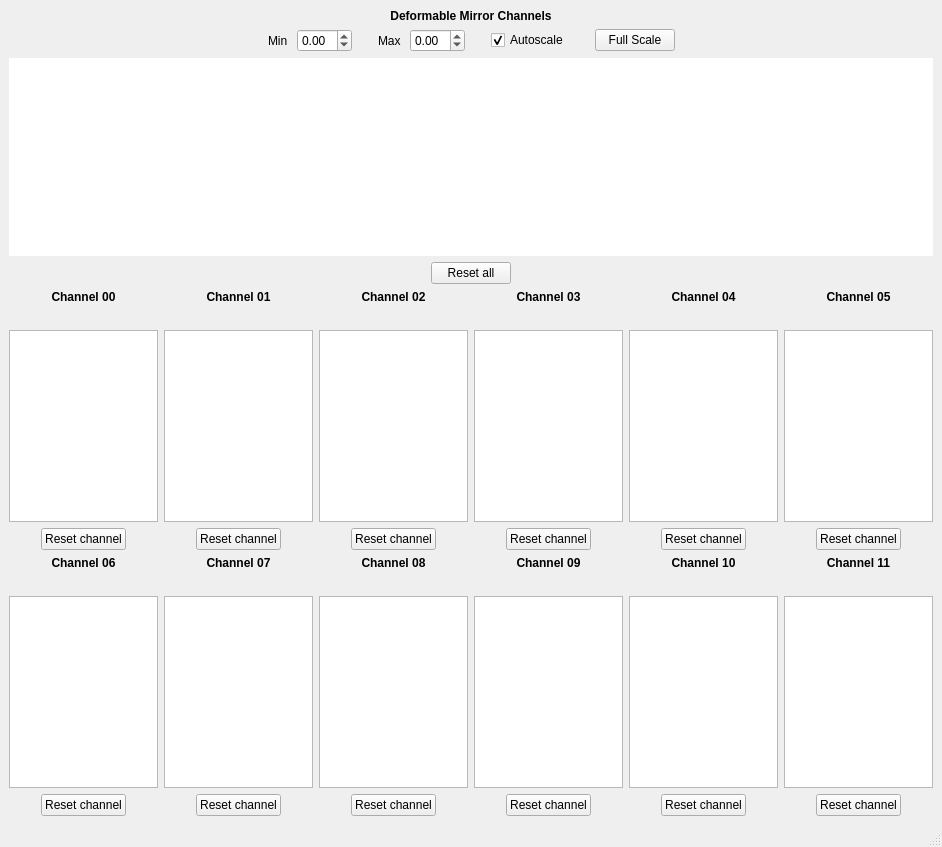
<?xml version="1.0" encoding="UTF-8"?>
<ui version="4.0">
 <class>MainWindow</class>
 <widget class="QMainWindow" name="MainWindow">
  <property name="geometry">
   <rect>
    <x>0</x>
    <y>0</y>
    <width>942</width>
    <height>847</height>
   </rect>
  </property>
  <property name="windowTitle">
   <string>Deformable Mirror Channels - KalAO</string>
  </property>
  <widget class="QWidget" name="centralwidget">
   <layout class="QVBoxLayout" name="verticalLayout">
    <item>
     <widget class="QLabel" name="title_label">
      <property name="font">
       <font>
        <weight>75</weight>
        <bold>true</bold>
       </font>
      </property>
      <property name="text">
       <string>Deformable Mirror Channels</string>
      </property>
      <property name="alignment">
       <set>Qt::AlignCenter</set>
      </property>
     </widget>
    </item>
    <item>
     <layout class="QHBoxLayout" name="horizontalLayout">
      <item>
       <spacer name="horizontalSpacer">
        <property name="orientation">
         <enum>Qt::Horizontal</enum>
        </property>
        <property name="sizeHint" stdset="0">
         <size>
          <width>40</width>
          <height>20</height>
         </size>
        </property>
       </spacer>
      </item>
      <item>
       <widget class="QLabel" name="min_label">
        <property name="text">
         <string>Min </string>
        </property>
       </widget>
      </item>
      <item>
       <widget class="KalAOScaledDoubleSpinbox" name="min_spinbox">
        <property name="sizePolicy">
         <sizepolicy hsizetype="Minimum" vsizetype="Fixed">
          <horstretch>0</horstretch>
          <verstretch>0</verstretch>
         </sizepolicy>
        </property>
        <property name="keyboardTracking">
         <bool>false</bool>
        </property>
        <property name="decimals">
         <number>2</number>
        </property>
        <property name="minimum">
         <double>-9.000000000000000</double>
        </property>
        <property name="maximum">
         <double>9.000000000000000</double>
        </property>
        <property name="singleStep">
         <double>0.100000000000000</double>
        </property>
       </widget>
      </item>
      <item>
       <spacer name="horizontalSpacer_2">
        <property name="orientation">
         <enum>Qt::Horizontal</enum>
        </property>
        <property name="sizeType">
         <enum>QSizePolicy::Maximum</enum>
        </property>
        <property name="sizeHint" stdset="0">
         <size>
          <width>20</width>
          <height>20</height>
         </size>
        </property>
       </spacer>
      </item>
      <item>
       <widget class="QLabel" name="max_label">
        <property name="text">
         <string>Max </string>
        </property>
       </widget>
      </item>
      <item>
       <widget class="KalAOScaledDoubleSpinbox" name="max_spinbox">
        <property name="keyboardTracking">
         <bool>false</bool>
        </property>
        <property name="decimals">
         <number>2</number>
        </property>
        <property name="minimum">
         <double>-9.000000000000000</double>
        </property>
        <property name="maximum">
         <double>9.000000000000000</double>
        </property>
        <property name="singleStep">
         <double>0.100000000000000</double>
        </property>
       </widget>
      </item>
      <item>
       <spacer name="horizontalSpacer_3">
        <property name="orientation">
         <enum>Qt::Horizontal</enum>
        </property>
        <property name="sizeType">
         <enum>QSizePolicy::Maximum</enum>
        </property>
        <property name="sizeHint" stdset="0">
         <size>
          <width>20</width>
          <height>20</height>
         </size>
        </property>
       </spacer>
      </item>
      <item>
       <widget class="QCheckBox" name="autoscale_checkbox">
        <property name="text">
         <string>Autoscale</string>
        </property>
        <property name="checked">
         <bool>true</bool>
        </property>
       </widget>
      </item>
      <item>
       <spacer name="horizontalSpacer_4">
        <property name="orientation">
         <enum>Qt::Horizontal</enum>
        </property>
        <property name="sizeType">
         <enum>QSizePolicy::Maximum</enum>
        </property>
        <property name="sizeHint" stdset="0">
         <size>
          <width>20</width>
          <height>20</height>
         </size>
        </property>
       </spacer>
      </item>
      <item>
       <widget class="QPushButton" name="fullscale_button">
        <property name="text">
         <string>Full Scale</string>
        </property>
       </widget>
      </item>
      <item>
       <spacer name="horizontalSpacer_5">
        <property name="orientation">
         <enum>Qt::Horizontal</enum>
        </property>
        <property name="sizeHint" stdset="0">
         <size>
          <width>40</width>
          <height>20</height>
         </size>
        </property>
       </spacer>
      </item>
     </layout>
    </item>
    <item>
     <widget class="KalAOGraphicsView" name="dm_view">
      <property name="enabled">
       <bool>true</bool>
      </property>
      <property name="frameShape">
       <enum>QFrame::NoFrame</enum>
      </property>
      <property name="verticalScrollBarPolicy">
       <enum>Qt::ScrollBarAlwaysOff</enum>
      </property>
      <property name="horizontalScrollBarPolicy">
       <enum>Qt::ScrollBarAlwaysOff</enum>
      </property>
      <property name="sizeAdjustPolicy">
       <enum>QAbstractScrollArea::AdjustToContents</enum>
      </property>
     </widget>
    </item>
    <item>
     <layout class="QVBoxLayout" name="verticalLayout_16">
      <item alignment="Qt::AlignHCenter">
       <widget class="QPushButton" name="reset_all_button">
        <property name="sizePolicy">
         <sizepolicy hsizetype="Fixed" vsizetype="Fixed">
          <horstretch>0</horstretch>
          <verstretch>0</verstretch>
         </sizepolicy>
        </property>
        <property name="text">
         <string>Reset all</string>
        </property>
       </widget>
      </item>
     </layout>
    </item>
    <item>
     <layout class="QGridLayout" name="gridLayout">
      <item row="2" column="2">
       <widget class="QLabel" name="label_02_info">
        <property name="text">
         <string/>
        </property>
        <property name="alignment">
         <set>Qt::AlignCenter</set>
        </property>
       </widget>
      </item>
      <item row="3" column="3">
       <widget class="KalAOGraphicsView" name="view_03"/>
      </item>
      <item row="7" column="1">
       <widget class="KalAOGraphicsView" name="view_07"/>
      </item>
      <item row="8" column="5" alignment="Qt::AlignHCenter">
       <widget class="QPushButton" name="reset_button_11">
        <property name="sizePolicy">
         <sizepolicy hsizetype="Fixed" vsizetype="Fixed">
          <horstretch>0</horstretch>
          <verstretch>0</verstretch>
         </sizepolicy>
        </property>
        <property name="text">
         <string>Reset channel</string>
        </property>
       </widget>
      </item>
      <item row="4" column="2" alignment="Qt::AlignHCenter">
       <widget class="QPushButton" name="reset_button_02">
        <property name="sizePolicy">
         <sizepolicy hsizetype="Fixed" vsizetype="Fixed">
          <horstretch>0</horstretch>
          <verstretch>0</verstretch>
         </sizepolicy>
        </property>
        <property name="text">
         <string>Reset channel</string>
        </property>
       </widget>
      </item>
      <item row="7" column="0">
       <widget class="KalAOGraphicsView" name="view_08"/>
      </item>
      <item row="5" column="0">
       <widget class="QLabel" name="label_06">
        <property name="font">
         <font>
          <weight>75</weight>
          <bold>true</bold>
         </font>
        </property>
        <property name="text">
         <string>Channel 06</string>
        </property>
        <property name="alignment">
         <set>Qt::AlignCenter</set>
        </property>
       </widget>
      </item>
      <item row="1" column="2">
       <widget class="QLabel" name="label_02">
        <property name="font">
         <font>
          <weight>75</weight>
          <bold>true</bold>
         </font>
        </property>
        <property name="text">
         <string>Channel 02</string>
        </property>
        <property name="alignment">
         <set>Qt::AlignCenter</set>
        </property>
       </widget>
      </item>
      <item row="8" column="3" alignment="Qt::AlignHCenter">
       <widget class="QPushButton" name="reset_button_09">
        <property name="sizePolicy">
         <sizepolicy hsizetype="Fixed" vsizetype="Fixed">
          <horstretch>0</horstretch>
          <verstretch>0</verstretch>
         </sizepolicy>
        </property>
        <property name="text">
         <string>Reset channel</string>
        </property>
       </widget>
      </item>
      <item row="1" column="3">
       <widget class="QLabel" name="label_03">
        <property name="font">
         <font>
          <weight>75</weight>
          <bold>true</bold>
         </font>
        </property>
        <property name="text">
         <string>Channel 03</string>
        </property>
        <property name="alignment">
         <set>Qt::AlignCenter</set>
        </property>
       </widget>
      </item>
      <item row="3" column="2">
       <widget class="KalAOGraphicsView" name="view_02"/>
      </item>
      <item row="4" column="5" alignment="Qt::AlignHCenter">
       <widget class="QPushButton" name="reset_button_05">
        <property name="sizePolicy">
         <sizepolicy hsizetype="Fixed" vsizetype="Fixed">
          <horstretch>0</horstretch>
          <verstretch>0</verstretch>
         </sizepolicy>
        </property>
        <property name="text">
         <string>Reset channel</string>
        </property>
       </widget>
      </item>
      <item row="5" column="2">
       <widget class="QLabel" name="label_08">
        <property name="font">
         <font>
          <weight>75</weight>
          <bold>true</bold>
         </font>
        </property>
        <property name="text">
         <string>Channel 08</string>
        </property>
        <property name="alignment">
         <set>Qt::AlignCenter</set>
        </property>
       </widget>
      </item>
      <item row="2" column="5">
       <widget class="QLabel" name="label_05_info">
        <property name="text">
         <string/>
        </property>
        <property name="alignment">
         <set>Qt::AlignCenter</set>
        </property>
       </widget>
      </item>
      <item row="8" column="4" alignment="Qt::AlignHCenter">
       <widget class="QPushButton" name="reset_button_10">
        <property name="sizePolicy">
         <sizepolicy hsizetype="Fixed" vsizetype="Fixed">
          <horstretch>0</horstretch>
          <verstretch>0</verstretch>
         </sizepolicy>
        </property>
        <property name="text">
         <string>Reset channel</string>
        </property>
       </widget>
      </item>
      <item row="3" column="1">
       <widget class="KalAOGraphicsView" name="view_01"/>
      </item>
      <item row="2" column="4">
       <widget class="QLabel" name="label_04_info">
        <property name="text">
         <string/>
        </property>
        <property name="alignment">
         <set>Qt::AlignCenter</set>
        </property>
       </widget>
      </item>
      <item row="1" column="4">
       <widget class="QLabel" name="label_04">
        <property name="font">
         <font>
          <weight>75</weight>
          <bold>true</bold>
         </font>
        </property>
        <property name="text">
         <string>Channel 04</string>
        </property>
        <property name="alignment">
         <set>Qt::AlignCenter</set>
        </property>
       </widget>
      </item>
      <item row="2" column="3">
       <widget class="QLabel" name="label_03_info">
        <property name="text">
         <string/>
        </property>
        <property name="alignment">
         <set>Qt::AlignCenter</set>
        </property>
       </widget>
      </item>
      <item row="5" column="3">
       <widget class="QLabel" name="label_09">
        <property name="font">
         <font>
          <weight>75</weight>
          <bold>true</bold>
         </font>
        </property>
        <property name="text">
         <string>Channel 09</string>
        </property>
        <property name="alignment">
         <set>Qt::AlignCenter</set>
        </property>
       </widget>
      </item>
      <item row="5" column="4">
       <widget class="QLabel" name="label_10">
        <property name="font">
         <font>
          <weight>75</weight>
          <bold>true</bold>
         </font>
        </property>
        <property name="text">
         <string>Channel 10</string>
        </property>
        <property name="alignment">
         <set>Qt::AlignCenter</set>
        </property>
       </widget>
      </item>
      <item row="4" column="3" alignment="Qt::AlignHCenter">
       <widget class="QPushButton" name="reset_button_03">
        <property name="sizePolicy">
         <sizepolicy hsizetype="Fixed" vsizetype="Fixed">
          <horstretch>0</horstretch>
          <verstretch>0</verstretch>
         </sizepolicy>
        </property>
        <property name="text">
         <string>Reset channel</string>
        </property>
       </widget>
      </item>
      <item row="3" column="0">
       <widget class="KalAOGraphicsView" name="view_00"/>
      </item>
      <item row="2" column="1">
       <widget class="QLabel" name="label_01_info">
        <property name="text">
         <string/>
        </property>
        <property name="alignment">
         <set>Qt::AlignCenter</set>
        </property>
       </widget>
      </item>
      <item row="2" column="0">
       <widget class="QLabel" name="label_00_info">
        <property name="text">
         <string/>
        </property>
        <property name="alignment">
         <set>Qt::AlignCenter</set>
        </property>
       </widget>
      </item>
      <item row="5" column="5">
       <widget class="QLabel" name="label_11">
        <property name="font">
         <font>
          <weight>75</weight>
          <bold>true</bold>
         </font>
        </property>
        <property name="text">
         <string>Channel 11</string>
        </property>
        <property name="alignment">
         <set>Qt::AlignCenter</set>
        </property>
       </widget>
      </item>
      <item row="1" column="1">
       <widget class="QLabel" name="label_01">
        <property name="font">
         <font>
          <weight>75</weight>
          <bold>true</bold>
         </font>
        </property>
        <property name="text">
         <string>Channel 01</string>
        </property>
        <property name="alignment">
         <set>Qt::AlignCenter</set>
        </property>
       </widget>
      </item>
      <item row="1" column="0" alignment="Qt::AlignBottom">
       <widget class="QLabel" name="label_00">
        <property name="font">
         <font>
          <weight>75</weight>
          <bold>true</bold>
         </font>
        </property>
        <property name="text">
         <string>Channel 00</string>
        </property>
        <property name="alignment">
         <set>Qt::AlignCenter</set>
        </property>
       </widget>
      </item>
      <item row="1" column="5">
       <widget class="QLabel" name="label_05">
        <property name="font">
         <font>
          <weight>75</weight>
          <bold>true</bold>
         </font>
        </property>
        <property name="text">
         <string>Channel 05</string>
        </property>
        <property name="alignment">
         <set>Qt::AlignCenter</set>
        </property>
       </widget>
      </item>
      <item row="4" column="4" alignment="Qt::AlignHCenter">
       <widget class="QPushButton" name="reset_button_04">
        <property name="sizePolicy">
         <sizepolicy hsizetype="Fixed" vsizetype="Fixed">
          <horstretch>0</horstretch>
          <verstretch>0</verstretch>
         </sizepolicy>
        </property>
        <property name="text">
         <string>Reset channel</string>
        </property>
       </widget>
      </item>
      <item row="3" column="4">
       <widget class="KalAOGraphicsView" name="view_04"/>
      </item>
      <item row="4" column="0" alignment="Qt::AlignHCenter|Qt::AlignTop">
       <widget class="QPushButton" name="reset_button_00">
        <property name="sizePolicy">
         <sizepolicy hsizetype="Fixed" vsizetype="Fixed">
          <horstretch>0</horstretch>
          <verstretch>0</verstretch>
         </sizepolicy>
        </property>
        <property name="text">
         <string>Reset channel</string>
        </property>
       </widget>
      </item>
      <item row="5" column="1">
       <widget class="QLabel" name="label_07">
        <property name="font">
         <font>
          <weight>75</weight>
          <bold>true</bold>
         </font>
        </property>
        <property name="text">
         <string>Channel 07</string>
        </property>
        <property name="alignment">
         <set>Qt::AlignCenter</set>
        </property>
       </widget>
      </item>
      <item row="7" column="2">
       <widget class="KalAOGraphicsView" name="view_06"/>
      </item>
      <item row="7" column="4">
       <widget class="KalAOGraphicsView" name="view_10"/>
      </item>
      <item row="3" column="5">
       <widget class="KalAOGraphicsView" name="view_05"/>
      </item>
      <item row="8" column="2" alignment="Qt::AlignHCenter">
       <widget class="QPushButton" name="reset_button_08">
        <property name="sizePolicy">
         <sizepolicy hsizetype="Fixed" vsizetype="Fixed">
          <horstretch>0</horstretch>
          <verstretch>0</verstretch>
         </sizepolicy>
        </property>
        <property name="text">
         <string>Reset channel</string>
        </property>
       </widget>
      </item>
      <item row="7" column="5">
       <widget class="KalAOGraphicsView" name="view_11"/>
      </item>
      <item row="8" column="1" alignment="Qt::AlignHCenter">
       <widget class="QPushButton" name="reset_button_07">
        <property name="sizePolicy">
         <sizepolicy hsizetype="Fixed" vsizetype="Fixed">
          <horstretch>0</horstretch>
          <verstretch>0</verstretch>
         </sizepolicy>
        </property>
        <property name="text">
         <string>Reset channel</string>
        </property>
       </widget>
      </item>
      <item row="4" column="1" alignment="Qt::AlignHCenter">
       <widget class="QPushButton" name="reset_button_01">
        <property name="sizePolicy">
         <sizepolicy hsizetype="Fixed" vsizetype="Fixed">
          <horstretch>0</horstretch>
          <verstretch>0</verstretch>
         </sizepolicy>
        </property>
        <property name="text">
         <string>Reset channel</string>
        </property>
       </widget>
      </item>
      <item row="7" column="3">
       <widget class="KalAOGraphicsView" name="view_09"/>
      </item>
      <item row="8" column="0" alignment="Qt::AlignHCenter">
       <widget class="QPushButton" name="reset_button_06">
        <property name="sizePolicy">
         <sizepolicy hsizetype="Fixed" vsizetype="Fixed">
          <horstretch>0</horstretch>
          <verstretch>0</verstretch>
         </sizepolicy>
        </property>
        <property name="text">
         <string>Reset channel</string>
        </property>
       </widget>
      </item>
      <item row="6" column="0">
       <widget class="QLabel" name="label_06_info">
        <property name="text">
         <string/>
        </property>
        <property name="alignment">
         <set>Qt::AlignCenter</set>
        </property>
       </widget>
      </item>
      <item row="6" column="1">
       <widget class="QLabel" name="label_07_info">
        <property name="text">
         <string/>
        </property>
        <property name="alignment">
         <set>Qt::AlignCenter</set>
        </property>
       </widget>
      </item>
      <item row="6" column="2">
       <widget class="QLabel" name="label_08_info">
        <property name="text">
         <string/>
        </property>
        <property name="alignment">
         <set>Qt::AlignCenter</set>
        </property>
       </widget>
      </item>
      <item row="6" column="3">
       <widget class="QLabel" name="label_09_info">
        <property name="text">
         <string/>
        </property>
        <property name="alignment">
         <set>Qt::AlignCenter</set>
        </property>
       </widget>
      </item>
      <item row="6" column="4">
       <widget class="QLabel" name="label_10_info">
        <property name="text">
         <string/>
        </property>
        <property name="alignment">
         <set>Qt::AlignCenter</set>
        </property>
       </widget>
      </item>
      <item row="6" column="5">
       <widget class="QLabel" name="label_11_info">
        <property name="text">
         <string/>
        </property>
        <property name="alignment">
         <set>Qt::AlignCenter</set>
        </property>
       </widget>
      </item>
     </layout>
    </item>
   </layout>
  </widget>
  <widget class="QMenuBar" name="menubar">
   <property name="geometry">
    <rect>
     <x>0</x>
     <y>0</y>
     <width>942</width>
     <height>30</height>
    </rect>
   </property>
  </widget>
  <widget class="QStatusBar" name="statusbar"/>
 </widget>
 <customwidgets>
  <customwidget>
   <class>KalAOGraphicsView</class>
   <extends>QGraphicsView</extends>
   <header>kalao</header>
  </customwidget>
  <customwidget>
   <class>KalAOScaledDoubleSpinbox</class>
   <extends>QDoubleSpinBox</extends>
   <header>kalao</header>
  </customwidget>
 </customwidgets>
 <resources/>
 <connections/>
</ui>
